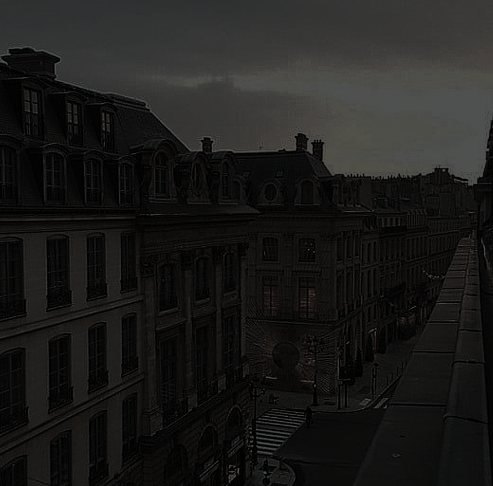
#> input picture 2022-11-08/images/dark_image.png, 493 x 486 px, found by its file name
$ python histogram6_3_5.py
#> lines starting #> are read from the running program, lines starting #| are printed output that depends on the picture; after the words box and inside, x2 and y2 are one past the last pixel; in counts of white or black regions, pixels touching at a corner belong together
# stretching

import numpy as np, cv2
import matplotlib.pyplot as plt

def draw_histo(hist, shape=(200, 256)):
    hist_img = np.full(shape, 255, np.uint8)
    cv2.normalize(hist, hist, 0, shape[0], cv2.NORM_MINMAX) # 정규화
    print()
    gap = hist_img.shape[1] / hist.shape[0]                 # 막대 너비

    for i, h in enumerate(hist):
        x = int(round(i * gap))                             # 막대 시작 좌표
        w = int(round(gap))
        cv2.rectangle(hist_img, (x, 0, w, int(h)), 0, cv2.FILLED)
    return cv2.flip(hist_img, 0)                            # 영상 좌우, 상하 반전

def search_value_idx(hist, bias=0):
    for i in range(hist.shape[0]):
        idx = np.abs(bias - i)
        if hist[idx] > 0:
            return idx

image = cv2.imread("D:/github/OpenCV-Python/2022-11-08/images/dark_image.png", cv2.IMREAD_COLOR)
#> image is the input picture: shape (486, 493, 3); mean B, G, R 27.3, 28.3, 28.8

bsize, ranges = [64], [0, 256]

hist = cv2.calcHist([image], [0], None, bsize, ranges)   # 히스토그램 계산
#> hist = 64 values, max 31751 at index 2, min 0 at index 21, mean 3743.7
hist_img = draw_histo(hist)                               # 히스토그램 그리기
#> the loop in draw_histo, `for i, h in enumerate(hist):` made 64 passes
#> (h, x) on passes 1 to 12: ([106.2], 0), ([164], 4), ([200], 8), ([195.1], 12), ([165.6], 16), ([98.44], 20), ([61.17], 24), ([52.29], 28), ([26.9], 32), ([10.02], 36), ([5.33], 40), ([3.63], 44)
#> after the loop in draw_histo, `for i, h in enumerate(hist):`:
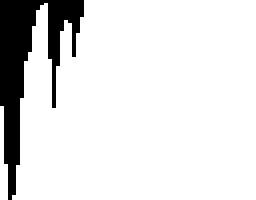
#> hist_img: shape (200, 256); 88.3% white; 1 black region, box (x1, y1, x2, y2) and area: (0, 0, 84, 200) 5996
#> in draw_histo, `return cv2.flip(hist_img, 0)`:
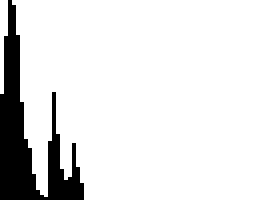
#> returned value: shape (200, 256); 88.3% white; 1 black region, box (x1, y1, x2, y2) and area: (0, 0, 84, 200) 5996

## 화소값 할당
bin_width = ranges[1] / bsize[0]
low = search_value_idx(hist, 0) * bin_width
#> low = 0
high = search_value_idx(hist, bsize[0] - 1) * bin_width
#> high = 80

idx = np.arange(0, 256)
idx = (idx - low) / (high - low) * 255
#> idx = 256 values from 0 to 812.8
idx[:int(low)] = 0
idx[int(high+1):] = 255

dst = cv2.LUT(image, idx.astype(np.uint8))
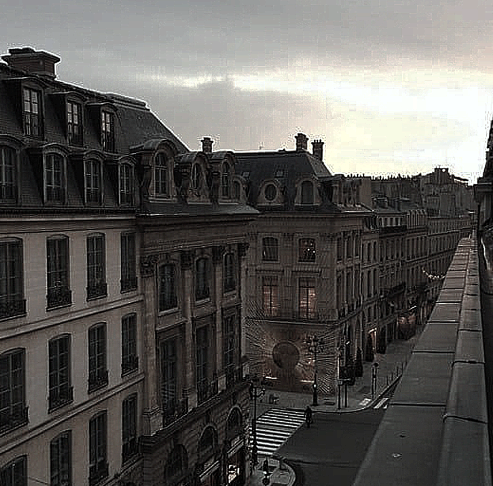
#> dst: shape (486, 493, 3); mean B, G, R 86.6, 89.6, 91.4
hist_dst = cv2.calcHist([dst], [0], None, bsize, ranges)   # 히스토그램 계산
#> hist_dst = 64 values, max 15102 at index 7, min 128 at index 36, mean 3743.7
hist_dst_img = draw_histo(hist_dst)
#> call 2 of draw_histo, with hist = array of shape (64, 1), shape = (200, 256)
#> the loop in draw_histo (call 2), `for i, h in enumerate(hist):` made 64 passes
#> (h, x) on passes 1 to 12: ([91.18], 0), ([57.58], 4), ([71.3], 8), ([152.6], 12), ([93.4], 16), ([96.66], 20), ([99.36], 24), ([200], 28), ([119.6], 32), ([117.4], 36), ([106.3], 40), ([184.9], 44)
#> after the loop in draw_histo (call 2), `for i, h in enumerate(hist):`:
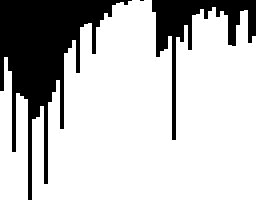
#> hist_img: shape (200, 256); 76.1% white; 3 black regions (1 under 20 px), largest, box (x1, y1, x2, y2) and area: (0, 0, 132, 200) 8892, (152, 0, 256, 140) 3332
#> in draw_histo (call 2), `return cv2.flip(hist_img, 0)`:
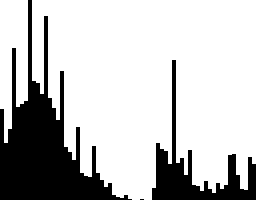
#> returned value: shape (200, 256); 76.1% white; 3 black regions (1 under 20 px), largest, box (x1, y1, x2, y2) and area: (0, 0, 132, 200) 8892, (152, 60, 256, 200) 3332

titles = ["image", "hist_img", "dst", "hist_dst_img"]

plt.figure(figsize=(10, 10))

for idx, title in enumerate(titles):
    plt.subplot(2, 2, idx+1)
    plt.axis('off')
    plt.title(title)
    plt.imshow(eval(title), cmap='gray')

plt.show()
#> figure, not shown here; B, G, R data is drawn as R, G, B
